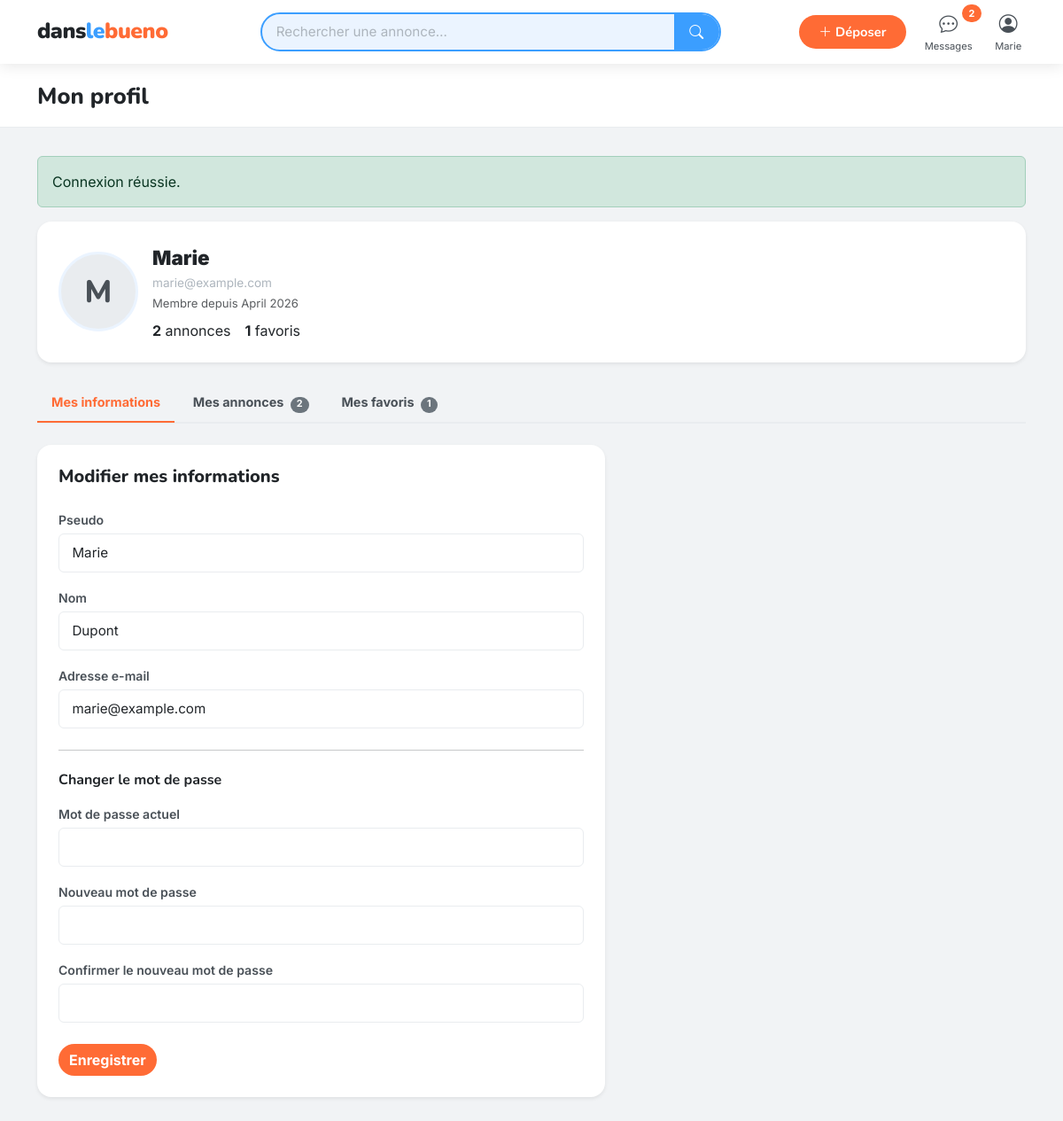
Page /profil.php (signed in) on the committed database.
### tables this page shows
CREATE TABLE users (
    id INT AUTO_INCREMENT PRIMARY KEY,
    pseudo VARCHAR(60) NOT NULL,
    nom VARCHAR(80) DEFAULT NULL,
    email VARCHAR(190) NOT NULL UNIQUE,
    password VARCHAR(255) NOT NULL,
    role ENUM('user', 'admin') NOT NULL DEFAULT 'user',
    actif TINYINT(1) NOT NULL DEFAULT 1,
    created_at DATETIME NOT NULL DEFAULT CURRENT_TIMESTAMP
);

### includes/bootstrap.php (called while the page is built, shortened)
<?php
require_once __DIR__ . '/db.php';
function h($value): string {
    return htmlspecialchars((string) $value, ENT_QUOTES, 'UTF-8');
}
function flash(string $key): ?string {
    if (!isset($_SESSION[$key])) return null;
    $msg = $_SESSION[$key];
    return is_string($msg) ? $msg : null;
}
function is_logged_in(): bool {
    return !empty($_SESSION['user_id']);
}
function current_user(PDO $pdo): ?array {
    static $cached = null;
    if ($cached !== null) return $cached;
    $stmt = $pdo->prepare('SELECT * FROM users WHERE id = ? LIMIT 1');
    $stmt->execute([(int)$_SESSION['user_id']]);
    $cached = $stmt->fetch() ?: null;
    return $cached;
}
function unread_count(PDO $pdo, int $userId): int {
    $stmt = $pdo->prepare('SELECT COUNT(*) FROM messages WHERE receiver_id = ? AND is_read = 0');
    $stmt->execute([$userId]);
    return (int)$stmt->fetchColumn();
}
function render_navbar(string $search = ''): void {
    global $pdo;
    $user = current_user($pdo);
    $nbUnread = $user ? unread_count($pdo, (int)$user['id']) : 0;
    include __DIR__ . '/navbar.php';
}

### profil.php (the view, shortened to what this page needs)
<?php
require_once __DIR__ . '/includes/bootstrap.php';
$user = current_user($pdo);
$stmt = $pdo->prepare('SELECT COUNT(*) FROM annonces WHERE user_id = ?');
$stmt->execute([(int)$user['id']]);
$nbAnnonces = (int)$stmt->fetchColumn();
$stmt = $pdo->prepare('SELECT COUNT(*) FROM favoris WHERE user_id = ?');
$stmt->execute([(int)$user['id']]);
$nbFavoris = (int)$stmt->fetchColumn();
$flashSuccess = flash('flash_success');
?>
<!DOCTYPE html>
<html lang="fr">
<head>
  <link rel="stylesheet" href="https://cdn.jsdelivr.net/npm/bootstrap@5.3.3/dist/css/bootstrap.min.css" />
  <link rel="stylesheet" href="https://cdn.jsdelivr.net/npm/bootstrap-icons@1.11.3/font/bootstrap-icons.min.css" />
  <link rel="stylesheet" href="style.css" />
</head>
<body>
<?php render_navbar(); ?>
<section class="page-hero"><div class="container-xl"><h1 class="mb-0">Mon profil</h1></div></section>
<div class="container-xl pb-5">
  <?php if ($flashSuccess): ?><div class="alert alert-success"><?= h($flashSuccess) ?></div><?php endif; ?>
  <div class="profile-header-card bg-white rounded-4 shadow-sm p-4 d-flex gap-3 align-items-center mb-4">
    <div class="profile-avatar-lg"><?= h(strtoupper(substr((string)$user['pseudo'],0,1))) ?></div>
    <div class="profile-name-block flex-grow-1">
      <div class="user-name"><?= h($user['pseudo']) ?></div>
      <div class="user-email"><?= h($user['email']) ?></div>
      <div class="text-muted mt-1" style="font-size:.82rem;">Membre depuis <?= date('F Y', strtotime((string)$user['created_at'])) ?></div>
      <div class="d-flex gap-3 mt-2"><span><strong><?= $nbAnnonces ?></strong> annonces</span><span><strong><?= $nbFavoris ?></strong> favoris</span></div>
    </div>
  </div>
  <ul class="nav nav-tabs-custom nav-tabs mb-4" id="profileTabs" role="tablist">
    <li class="nav-item"><button class="nav-link active" data-bs-toggle="tab" data-bs-target="#panel-infos" type="button">Mes informations</button></li>
    <li class="nav-item"><button class="nav-link" data-bs-toggle="tab" data-bs-target="#panel-annonces" type="button">Mes annonces <span class="badge bg-secondary ms-1 rounded-pill"><?= $nbAnnonces ?></span></button></li>
    <li class="nav-item"><button class="nav-link" data-bs-toggle="tab" data-bs-target="#panel-favoris" type="button">Mes favoris <span class="badge bg-secondary ms-1 rounded-pill"><?= $nbFavoris ?></span></button></li>
  </ul>
  <div class="tab-content">
    <div class="tab-pane fade show active" id="panel-infos">
      <div class="row"><div class="col-12 col-lg-7">
        <div class="bg-white rounded-4 shadow-sm p-4">
          <h2 class="section-title mb-4">Modifier mes informations</h2>
          <form action="modifier-profil.php" method="POST">
            <div class="mb-3"><label class="form-label">Pseudo</label><input type="text" class="form-control" name="pseudo" value="<?= h($user['pseudo']) ?>" required maxlength="60"></div>
            <div class="mb-3"><label class="form-label">Nom</label><input type="text" class="form-control" name="nom" value="<?= h((string)($user['nom'] ?? '')) ?>" maxlength="80"></div>
            <div class="mb-3"><label class="form-label">Adresse e-mail</label><input type="email" class="form-control" name="email" value="<?= h($user['email']) ?>" required></div>
            <hr class="my-4">
            <h6 class="fw-bold mb-3">Changer le mot de passe</h6>
            <div class="mb-3"><label class="form-label">Mot de passe actuel</label><input type="password" class="form-control" name="password_current"></div>
            <div class="mb-3"><label class="form-label">Nouveau mot de passe</label><input type="password" class="form-control" name="password_new" minlength="8"></div>
            <div class="mb-4"><label class="form-label">Confirmer le nouveau mot de passe</label><input type="password" class="form-control" name="password_confirm"></div>
            <button type="submit" class="btn btn-primary-orange">Enregistrer</button>
          </form>
        </div>
      </div></div>
    </div>
  </div>
</div>
</body>
</html>

### includes/navbar.php (shortened to what this page needs)
<?php
$user = (isset($user) && is_array($user)) ? $user : null;
$search = $search ?? '';
$nbUnread = (int)($nbUnread ?? 0);
?>
<nav class="navbar navbar-expand-lg navbar-danslebueno fixed-top">
  <div class="container-xl d-flex align-items-center gap-3">
    <a href="index.php" class="navbar-brand me-0 me-lg-3 flex-shrink-0">
      <span class="logo-text">
        <span class="logo-dans">dans</span><span class="logo-le">le</span><span class="logo-bueno">bueno</span>
      </span>
    </a>
    <form action="index.php" method="GET" class="search-bar-wrapper d-none d-md-flex flex-grow-1">
      <div class="input-group w-100">
        <input
          type="search"
          class="form-control"
          placeholder="Rechercher une annonce…"
          name="q"
          value="<?= h($search) ?>"
        />
        <button class="btn-search" type="submit">
          <i class="bi bi-search"></i>
        </button>
      </div>
    </form>
    <div class="collapse navbar-collapse flex-grow-0" id="navbarMenu">
      <div class="d-flex align-items-center gap-2 gap-lg-3 mt-2 mt-lg-0">
        <a href="deposer-annonce.php" class="btn btn-deposer flex-shrink-0">
          <i class="bi bi-plus-lg me-1"></i>Déposer
        </a>
        <?php if ($user !== null): ?>
          <a href="messagerie.php" class="nav-icon-link position-relative">
            <i class="bi bi-chat-dots"></i>
            <?php if ($nbUnread > 0): ?>
              <span class="badge-unread position-absolute" style="top:-6px;right:-6px;">
                <?= $nbUnread ?>
              </span>
            <?php endif; ?>
            <span>Messages</span>
          </a>
          <div class="dropdown">
            <a href="#" class="nav-icon-link" data-bs-toggle="dropdown" aria-expanded="false" id="menuCompte">
              <i class="bi bi-person-circle"></i>
              <span><?= h($user['pseudo'] ?? 'Mon compte') ?></span>
            </a>
          </div>
        <?php endif; ?>
      </div>
    </div>
  </div>
</nav>

### rows in the picture
users: id "2", pseudo "Marie", pseudo "M", email "marie@example.com", created_at "April 2026", nom "Dupont"

### other values in the picture
$flashSuccess "Connexion réussie."
$nbAnnonces "2"
$nbFavoris "1"
